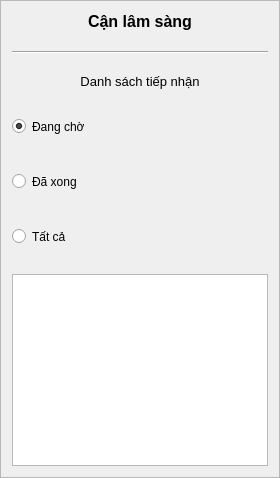
    <widget class="QFrame" name="record_frame">
     <property name="frameShape">
      <enum>QFrame::StyledPanel</enum>
     </property>
     <property name="frameShadow">
      <enum>QFrame::Raised</enum>
     </property>
     <layout class="QVBoxLayout" name="verticalLayout_3">
      <property name="spacing">
       <number>20</number>
      </property>
      <item>
       <widget class="QLabel" name="name_label">
        <property name="styleSheet">
         <string notr="true">font-size: 12pt; font-weight: bold;</string>
        </property>
        <property name="text">
         <string>Cận lâm sàng</string>
        </property>
        <property name="alignment">
         <set>Qt::AlignCenter</set>
        </property>
        <property name="wordWrap">
         <bool>true</bool>
        </property>
       </widget>
      </item>
      <item>
       <widget class="Line" name="line_2">
        <property name="orientation">
         <enum>Qt::Horizontal</enum>
        </property>
       </widget>
      </item>
      <item>
       <widget class="QLabel" name="recordList_label">
        <property name="styleSheet">
         <string notr="true">font-size: 10pt;</string>
        </property>
        <property name="text">
         <string>Danh sách tiếp nhận</string>
        </property>
        <property name="alignment">
         <set>Qt::AlignCenter</set>
        </property>
       </widget>
      </item>
      <item>
       <layout class="QVBoxLayout" name="stateFiltering_verticalLayout">
        <item>
         <widget class="QRadioButton" name="waiting_radioButton">
          <property name="sizePolicy">
           <sizepolicy hsizetype="Minimum" vsizetype="Maximum">
            <horstretch>0</horstretch>
            <verstretch>0</verstretch>
           </sizepolicy>
          </property>
          <property name="minimumSize">
           <size>
            <width>0</width>
            <height>35</height>
           </size>
          </property>
          <property name="text">
           <string>Đang chờ</string>
          </property>
          <property name="checked">
           <bool>true</bool>
          </property>
         </widget>
        </item>
        <item>
         <widget class="QRadioButton" name="finished_radioButton">
          <property name="sizePolicy">
           <sizepolicy hsizetype="Minimum" vsizetype="Maximum">
            <horstretch>0</horstretch>
            <verstretch>0</verstretch>
           </sizepolicy>
          </property>
          <property name="minimumSize">
           <size>
            <width>0</width>
            <height>35</height>
           </size>
          </property>
          <property name="text">
           <string>Đã xong</string>
          </property>
         </widget>
        </item>
        <item>
         <widget class="QRadioButton" name="allRecords_radioButton">
          <property name="sizePolicy">
           <sizepolicy hsizetype="Minimum" vsizetype="Maximum">
            <horstretch>0</horstretch>
            <verstretch>0</verstretch>
           </sizepolicy>
          </property>
          <property name="minimumSize">
           <size>
            <width>0</width>
            <height>35</height>
           </size>
          </property>
          <property name="text">
           <string>Tất cả</string>
          </property>
         </widget>
        </item>
       </layout>
      </item>
      <item>
       <widget class="QListView" name="record_listView">
        <property name="spacing">
         <number>5</number>
        </property>
       </widget>
      </item>
     </layout>
    </widget>
